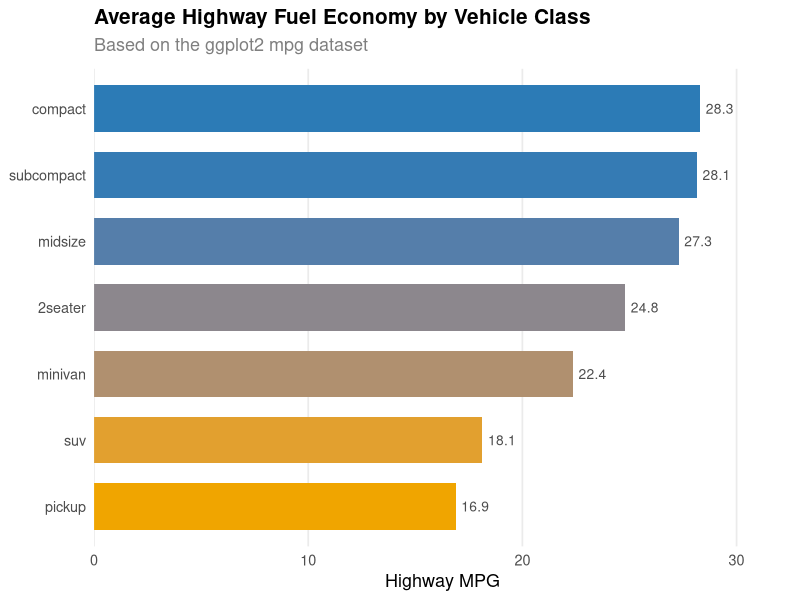

Recreate this plot in R.
library(ggplot2)

data(mpg)

avg_hwy <- aggregate(hwy ~ class, data = mpg, FUN = mean)
avg_hwy$class <- reorder(avg_hwy$class, avg_hwy$hwy)

p <- ggplot(avg_hwy, aes(x = class, y = hwy, fill = hwy)) +
  geom_col(width = 0.7) +
  geom_text(aes(label = round(hwy, 1)), hjust = -0.2, size = 3.5, color = "gray30") +
  coord_flip() +
  scale_fill_gradient(low = "#f0a500", high = "#2c7bb6") +
  scale_y_continuous(expand = expansion(mult = c(0, 0.15))) +
  labs(
    title = "Average Highway Fuel Economy by Vehicle Class",
    subtitle = "Based on the ggplot2 mpg dataset",
    x = NULL,
    y = "Highway MPG",
    fill = "MPG"
  ) +
  theme_minimal(base_size = 13) +
  theme(
    plot.title    = element_text(face = "bold", size = 15),
    plot.subtitle = element_text(color = "gray50", margin = margin(b = 10)),
    panel.grid.major.y = element_blank(),
    panel.grid.minor   = element_blank(),
    legend.position    = "none"
  )
